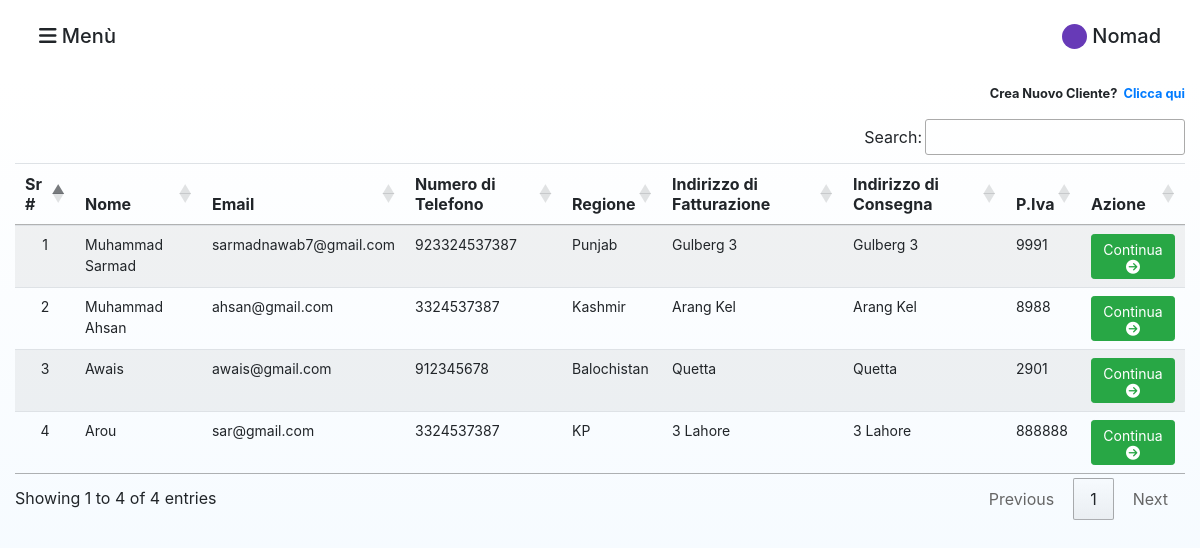
The app's page /agent/sarmad/customers/ (signed in), older data.
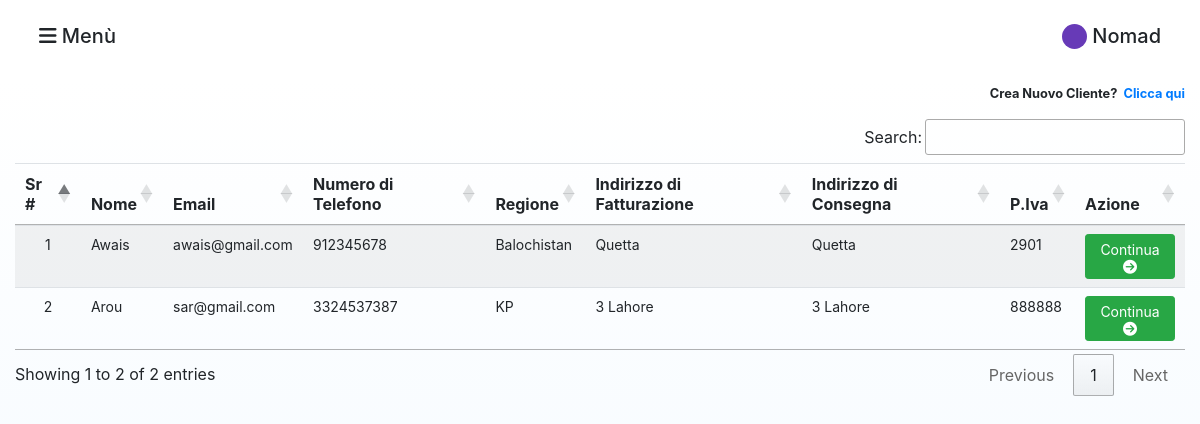
The same page, newer data.
### agents/models.py (models this page shows, shortened)
class Customer(models.Model):
    name = models.CharField(max_length=64)
    email = models.CharField(max_length=64)
    phone = models.IntegerField()
    region = models.CharField(max_length=64)
    billing_address = models.CharField(max_length=400)
    delivery_address = models.CharField(max_length=400)
    vat_number = models.IntegerField()
    pub_date = models.DateTimeField('date published')
    created_by = models.ForeignKey(settings.AUTH_USER_MODEL, on_delete=models.CASCADE, related_name="agent", blank=True)

### agents/views.py (the view)
# urls.py: path("agent/<str:agent_name>/customers/", views.customers, name="customers"),
def customers(request, agent_name):
    if not request.user.is_authenticated:
        return HttpResponseRedirect(reverse("agents:index"))
    else:
        user = request.user
        customers = Customer.objects.filter(created_by=user)
        if request.method == "POST":
            selected_customer = request.POST["customer"]
            request.session["selected_customer"] = [selected_customer]
            return HttpResponseRedirect(reverse("agents:products"))
        return render(request, "agents/customers.html", {
            "user": user,
            "agent_name": agent_name,
            "customers": customers
        })

### agents/templates/agents/customers.html (shortened to what this page needs)
{% extends "agents/layout.html" %}
{% load static %}
{% block body %}
{% include "agents/sidenav.html" %}
    <div class="parent-div-products-page ">
        <div class="container-fluid">
            <div class="row align-items-center">
                <div class="col-12 mt-1 mb-3">
                    <div style="float: right;" class="btn-group" role="group">
                        <small>Crea Nuovo Cliente? &nbsp;<a href="{% url 'agents:add_customer' user.username %}">Clicca qui</a></small>
                    </div>
                </div>
                {% if customers %}
                    <div class="col-12">
                        <div class="table-responsive">
                            <table id="customers_table" class="table table-striped">
                                <thead>
                                <tr>
                                    <th align="center">Sr #</th>
                                    <th>Nome</th>
                                    <th>Email</th>
                                    <th>Numero di Telefono</th>
                                    <th>Regione</th>
                                    <th>Indirizzo di Fatturazione</th>
                                    <th>Indirizzo di Consegna</th>
                                    <th>P.Iva</th>
                                    <th>Azione</th>
                                </tr>
                                </thead>
                                <tbody>
                                    {% for customer in customers %}
                                <tr class="col-form-label col-form-label-sm">
                                        <td align="center">{{ forloop.counter }}</td>
                                        <td>{{customer.name|capfirst}}</td>
                                        <td>{{customer.email}}</td>
                                        <td>{{customer.phone}}</td>
                                        <td>{{customer.region|capfirst}}</td>
                                        <td>{{customer.billing_address}}</td>
                                        <td>{{customer.delivery_address}}</td>
                                        <td>{{customer.vat_number}}</td>
                                        <td>
                                            <a href="{% url 'agents:redirectToProducts' customer.id %}" class="btn btn-success btn-sm">Continua <i class="fas fa-arrow-circle-right"></i></a>
                                        </td>
                                </tr>
                                {% endfor %}
                                </tbody>
                            </table>
                        </div>
                    </div>
                {% else %}
                    <div align="center" class="col-12 mt-5">
                        <img class="w-25" src="{% static 'agents/images/not_found.svg' %}"/>
                        <h5 class="col-form-label col-form-label-md pt-3">Nessun cliente esiste.</h5>
                      </div>
                {% endif %}
            </div>
        </div>
    </div>
{% endblock %}

Row changes from the older to the newer data that the page shows:
no longer on this page (row edited): Customer: name "Muhammad Sarmad", email "sarmadnawab7@gmail.com", phone "923324537387", region "Punjab", billing_address "Gulberg 3", delivery_address "Gulberg 3", vat_number "9991"
no longer on this page (row edited): Customer: name "Muhammad Ahsan", email "ahsan@gmail.com", phone "3324537387", region "Kashmir", billing_address "Arang Kel", delivery_address "Arang Kel", vat_number "8988"
Text that changed along with them:
text written by a page script: "Search: Showing 1 to 4 of 4 entries Previous 1 Next" → "Search: Showing 1 to 2 of 2 entries Previous 1 Next"
